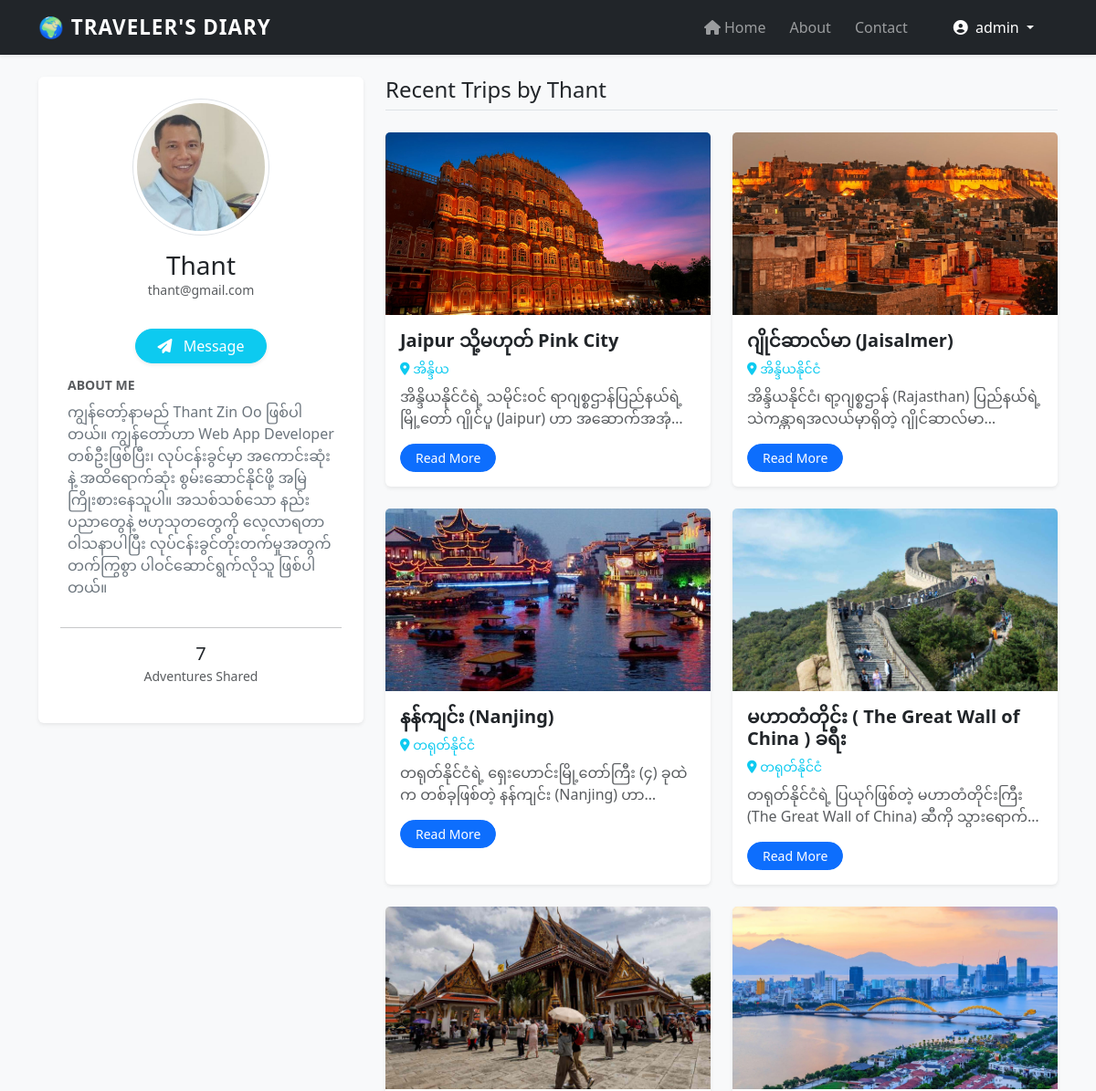
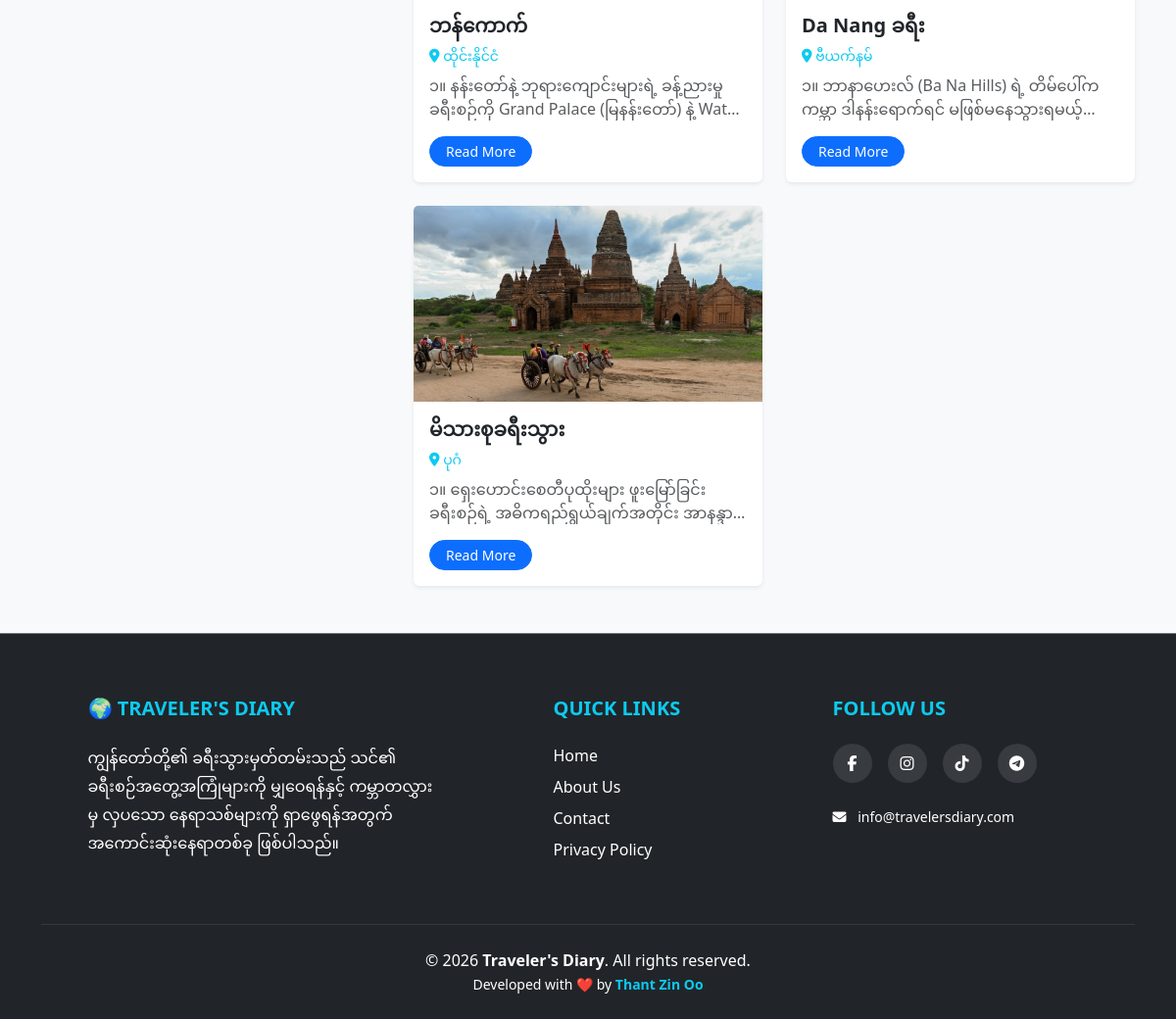
Screenshot of /users/profile/Thant/ (signed in) with the database file from the repository (2 pictures, top to bottom).
### users/models.py (models this page shows, shortened)
class Profile(models.Model):
    user = models.OneToOneField(User, on_delete=models.CASCADE)
    image = models.ImageField(default='default.jpg', upload_to='profile_pics')
    bio = models.TextField(blank=True)
    profile_pic = models.ImageField(upload_to='profile_pics/', default='default.jpg')

### blog/models.py (models this page shows, shortened)
class TravelPost(models.Model):
    author = models.ForeignKey(User, on_delete=models.CASCADE)
    title = models.CharField(max_length=200)
    location = models.CharField(max_length=100)
    content = models.TextField()
    image = models.ImageField(upload_to='travel_posts/')
    created_at = models.DateTimeField(auto_now_add=True)
    likes = models.ManyToManyField(User, related_name='blog_posts', blank=True)

### users/views.py (the view)
# urls.py: path('profile/<str:username>/', views.profile, name='profile'),
@login_required
def profile(request, username):
    profile_user = get_object_or_404(User, username=username)
    if not hasattr(profile_user, 'profile'):
        Profile.objects.create(user=profile_user)
    posts = TravelPost.objects.filter(author=profile_user).order_by('-created_at')
    context = {
        'profile_user': profile_user,
        'posts': posts,
        'post_count': posts.count(),
    }
    return render(request, 'users/profile.html', context)

### users/templates/users/profile.html (shortened to what this page needs)
{% extends "base.html" %}
{% block content %}
<div class="row">
    <div class="col-md-4">
        <div class="card shadow-sm border-0 text-center p-4">
            <img src="{{ profile_user.profile.image.url }}" class="rounded-circle mx-auto img-thumbnail"
                style="width: 150px; height: 150px; object-fit: cover;">
            <h3 class="mt-3 mb-0">{{ profile_user.username }}</h3>
            <p class="text-muted small mb-3">{{ profile_user.email }}</p>
            {% if user.is_authenticated and user != profile_user %}
            <div class="mt-3">
                <a href="{% url 'chat-room' profile_user.username %}"
                    class="btn btn-info text-white rounded-pill px-4 shadow-sm">
                    <i class="fa-solid fa-paper-plane me-2"></i> Message
                </a>
            </div>
            {% endif %}
            <div class="bio-section my-3 text-start px-2">
                <h6 class="text-uppercase text-muted small fw-bold">About Me</h6>
                {% if profile_user.profile.bio %}
                <p class="mb-0 text-secondary" style="white-space: pre-wrap;">{{ profile_user.profile.bio }}</p>
                {% else %}
                <p class="mb-0 text-muted small italic">No bio added yet.</p>
                {% endif %}
            </div>
            <hr>
            <div class="mb-3">
                <h5 class="mb-0">{{ post_count }}</h5>
                <small class="text-muted">Adventures Shared</small>
            </div>
        </div>
    </div>
    <div class="col-md-8">
        <h4 class="mb-4 border-bottom pb-2">Recent Trips by {{ profile_user.username }}</h4>
        <div class="row">
            {% for post in posts %}
            <div class="col-md-6 mb-4">
                <div class="card h-100 shadow-sm border-0 post-card">
                    {% if post.image %}
                    <img src="{{ post.image.url }}" class="card-img-top" style="height: 200px; object-fit: cover;">
                    {% endif %}
                    <div class="card-body">
                        <h5 class="card-title fw-bold">{{ post.title }}</h5>
                        <p class="text-info small mb-2"><i class="fas fa-map-marker-alt"></i> {{ post.location }}</p>
                        <p class="card-text text-muted"
                            style="display: -webkit-box; -webkit-line-clamp: 2; -webkit-box-orient: vertical; overflow: hidden;">
                            {{ post.content }}
                        </p>
                        <a href="{% url 'post-detail' post.pk %}"
                            class="btn btn-sm btn-primary px-3 rounded-pill text-white">Read More</a>
                    </div>
                </div>
            </div>
            {% empty %}
            <div class="col-12 text-center py-5">
                <i class="fas fa-camera-retro fa-3x text-light mb-3"></i>
                <p class="text-muted">No adventures shared yet.</p>
            </div>
            {% endfor %}
        </div>
    </div>
</div>
{% endblock content %}

### templates/base.html (shortened to what this page needs)
<!DOCTYPE html>
<html lang="en">
<head>
    <link href="https://cdn.jsdelivr.net/npm/bootstrap@5.3.0/dist/css/bootstrap.min.css" rel="stylesheet">
    <link rel="stylesheet" href="https://cdnjs.cloudflare.com/ajax/libs/font-awesome/6.4.2/css/all.min.css">
</head>
<body>
    <nav class="navbar navbar-expand-lg navbar-dark bg-dark shadow-sm">
        <div class="container">
            <a class="navbar-brand" href="{% url 'blog-home' %}">🌍 TRAVELER'S DIARY</a>
            <div class="collapse navbar-collapse" id="navbarNav">
                <ul class="navbar-nav ms-auto align-items-center">
                    <li class="nav-item">
                        <a class="nav-link" href="{% url 'blog-home' %}"><i class="fa-solid fa-home me-1"></i>Home</a>
                    </li>
                    <li class="nav-item">
                        <a class="nav-link" href="{% url 'blog-about' %}">About</a>
                    </li>
                    <li class="nav-item">
                        <a class="nav-link" href="{% url 'blog-contact' %}">Contact</a>
                    </li>
                    {% if user.is_authenticated %}
                    <li class="nav-item dropdown ms-lg-3">
                        <a class="nav-link dropdown-toggle btn btn-outline-info text-white px-3 mt-1 mt-lg-0" href="#"
                            id="userDropdown" role="button" data-bs-toggle="dropdown" aria-expanded="false">
                            <i class="fa-solid fa-user-circle me-1"></i> {{ user.username }}
                        </a>
                    </li>
                    {% endif %}
                </ul>
            </div>
        </div>
    </nav>
    <main class="container my-4">
        {% block content %}
        {% endblock %}
    </main>
    <footer class="bg-dark text-white pt-5 pb-4 mt-auto border-top border-secondary">
        <div class="container text-md-start text-center">
            <div class="row">
                <div class="col-md-4 col-lg-4 col-xl-4 mx-auto mt-3">
                    <h5 class="text-uppercase mb-4 fw-bold text-info">🌍 Traveler's Diary</h5>
                    <p class="text-white" style="line-height: 1.8;">
                        ကျွန်တော်တို့၏ ခရီးသွားမှတ်တမ်းသည် သင်၏ ခရီးစဉ်အတွေ့အကြုံများကို မျှဝေရန်နှင့် ကမ္ဘာတလွှားမှ
                        လှပသော နေရာသစ်များကို ရှာဖွေရန်အတွက် အကောင်းဆုံးနေရာတစ်ခု ဖြစ်ပါသည်။
                    </p>
                </div>
                <div class="col-md-2 col-lg-2 col-xl-2 mx-auto mt-3">
                    <h5 class="text-uppercase mb-4 fw-bold text-info">Quick Links</h5>
                    <ul class="list-unstyled p-0">
                        <li class="mb-2"><a href="{% url 'blog-home' %}"
                                class="text-white text-decoration-none hover-link">Home</a></li>
                        <li class="mb-2"><a href="{% url 'blog-about' %}"
                                class="text-white text-decoration-none hover-link">About Us</a></li>
                        <li class="mb-2"><a href="{% url 'blog-contact' %}"
                                class="text-white text-decoration-none hover-link">Contact</a></li>
                        <li class="mb-2">
                            <a href="{% url 'blog-privacy' %}"
                                class="text-white text-decoration-none hover-link">Privacy Policy</a>
                        </li>
                    </ul>
                </div>
                <div class="col-md-4 col-lg-3 col-xl-3 mx-auto mt-3">
                    <h5 class="text-uppercase mb-4 fw-bold text-info">Follow Us</h5>
                    <div class="d-flex justify-content-md-start justify-content-center gap-3">
                        <a href="https://www.facebook.com/" target="_blank" class="social-icon text-white"><i class="fab fa-facebook-f"></i></a>
                        <a href="https://www.instagram.com/" target="_blank" class="social-icon text-white"><i class="fab fa-instagram"></i></a>
                        <a href="https://www.tiktok.com/en/" target="_blank" class="social-icon text-white"><i class="fab fa-tiktok"></i></a>
                        <a href="https://web.telegram.org/" target="_blank" class="social-icon text-white"><i class="fab fa-telegram-plane"></i></a>
                    </div>
                    <p class="mt-4 text-white small"><i class="fas fa-envelope me-2"></i> info@travelersdiary.com</p>
                </div>
            </div>
            <hr class="mb-4 mt-5 border-secondary">
            <div class="row align-items-center">
                <div class="col-md-12 text-center">
                    <p class="mb-0">
                        © 2026 <strong>Traveler's Diary</strong>. All rights reserved.
                    </p>
                    <small class="text-white">Developed with ❤️ by <span class="text-info fw-bold">Thant Zin
                            Oo</span></small>
                </div>
            </div>
        </div>
    </footer>
</body>
</html>

### templates/base.html (style rules this page uses)
body { display: flex; flex-direction: column; min-height: 100vh; background-color: #f8f9fa; }
main { flex: 1; }
.navbar-brand { font-weight: bold; letter-spacing: 1px; font-size: 1.4rem; }
.nav-link { margin-right: 10px; font-weight: 500; }
.social-icon { width: 40px; height: 40px; background: rgba(255, 255, 255, 0.1); display: flex; align-items: center; justify-content: center; border-radius: 50%; transition: all 0.3s ease; text-decoration: none; }

### users/templates/users/profile.html (style rules this page uses)
.post-card { transition: transform 0.2s; }
.btn-info { transition: all 0.3s ease; }

### rows the page displays
TravelPost: image (picture), title "Jaipur သို့မဟုတ် Pink City", location "အိန္ဒိယ", content "အိန္ဒိယနိုင်ငံရဲ့ သမိုင်းဝင် ရာဂျစ္စဌာန်ပြည်နယ်ရဲ့ မြို့တော် ဂျိုင်ပူ (Jaipur)…"
TravelPost: image (picture), title "ဂျိုင်ဆာလ်မာ (Jaisalmer)", location "အိန္ဒိယနိုင်ငံ", content "အိန္ဒိယနိုင်ငံ၊ ရာ့ဂျစ္စဌာန် (Rajasthan) ပြည်နယ်ရဲ့ သဲကန္တာရအလယ်မှာရှိတဲ့…"
TravelPost: image (picture), title "နန်ကျင်း (Nanjing)", location "တရုတ်နိုင်ငံ", content "တရုတ်နိုင်ငံရဲ့ ရှေးဟောင်းမြို့တော်ကြီး (၄) ခုထဲက တစ်ခုဖြစ်တဲ့ နန်ကျင်း (Nanjing)…"
TravelPost: image (picture), title "မဟာတံတိုင်း ( The Great Wall of China ) ခရီး", location "တရုတ်နိုင်ငံ", content "တရုတ်နိုင်ငံရဲ့ ပြယုဂ်ဖြစ်တဲ့ မဟာတံတိုင်းကြီး (The Great Wall of China)…"
TravelPost: image (picture), title "ဘန်ကောက်", location "ထိုင်းနိုင်ငံ", content "၁။ နန်းတော်နဲ့ ဘုရားကျောင်းများရဲ့ ခန့်ညားမှု ခရီးစဉ်ကို Grand Palace (မြနန်းတော်) နဲ့…"
TravelPost: image (picture), title "Da Nang ခရီး", location "ဗီယက်နမ်", content "၁။ ဘာနာဟေးလ် (Ba Na Hills) ရဲ့ တိမ်ပေါ်က ကမ္ဘာ ဒါနန်းရောက်ရင်…"
TravelPost: image (picture), title "မိသားစုခရီးသွား", location "ပုဂံ", content "၁။ ရှေးဟောင်းစေတီပုထိုးများ ဖူးမြော်ခြင်း ခရီးစဉ်ရဲ့ အဓိကရည်ရွယ်ချက်အတိုင်း…"

### other values shown
{{ user.username }} "admin"
{{ profile_user.username }} "Thant"
{{ profile_user.email }} "thant@gmail.com"
{{ post_count }} "7"
